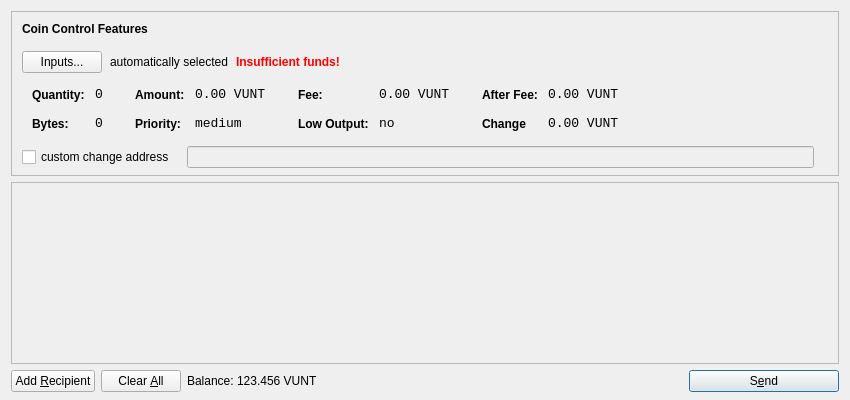
<?xml version="1.0" encoding="UTF-8"?>
<ui version="4.0">
 <class>SendCoinsDialog</class>
 <widget class="QDialog" name="SendCoinsDialog">
  <property name="geometry">
   <rect>
    <x>0</x>
    <y>0</y>
    <width>850</width>
    <height>400</height>
   </rect>
  </property>
  <property name="windowTitle">
   <string>Send Coins</string>
  </property>
  <layout class="QVBoxLayout" name="verticalLayout" stretch="0,1,0">
   <property name="bottomMargin">
    <number>8</number>
   </property>
   <item>
    <widget class="QFrame" name="frameCoinControl">
     <property name="sizePolicy">
      <sizepolicy hsizetype="Expanding" vsizetype="Expanding">
       <horstretch>0</horstretch>
       <verstretch>0</verstretch>
      </sizepolicy>
     </property>
     <property name="maximumSize">
      <size>
       <width>16777215</width>
       <height>16777215</height>
      </size>
     </property>
     <property name="frameShape">
      <enum>QFrame::StyledPanel</enum>
     </property>
     <property name="frameShadow">
      <enum>QFrame::Sunken</enum>
     </property>
     <layout class="QVBoxLayout" name="verticalLayoutCoinControl2">
      <property name="spacing">
       <number>-1</number>
      </property>
      <property name="leftMargin">
       <number>0</number>
      </property>
      <property name="topMargin">
       <number>0</number>
      </property>
      <property name="rightMargin">
       <number>0</number>
      </property>
      <property name="bottomMargin">
       <number>6</number>
      </property>
      <item>
       <layout class="QVBoxLayout" name="verticalLayoutCoinControl" stretch="0,0,0,0,1">
        <property name="spacing">
         <number>0</number>
        </property>
        <property name="leftMargin">
         <number>10</number>
        </property>
        <property name="topMargin">
         <number>10</number>
        </property>
        <item>
         <layout class="QHBoxLayout" name="horizontalLayoutCoinControl1">
          <property name="bottomMargin">
           <number>15</number>
          </property>
          <item>
           <widget class="QLabel" name="labelCoinControlFeatures">
            <property name="sizePolicy">
             <sizepolicy hsizetype="Preferred" vsizetype="Maximum">
              <horstretch>0</horstretch>
              <verstretch>0</verstretch>
             </sizepolicy>
            </property>
            <property name="font">
             <font>
              <weight>75</weight>
              <bold>true</bold>
             </font>
            </property>
            <property name="styleSheet">
             <string notr="true">font-weight:bold;</string>
            </property>
            <property name="text">
             <string>Coin Control Features</string>
            </property>
           </widget>
          </item>
         </layout>
        </item>
        <item>
         <layout class="QHBoxLayout" name="horizontalLayoutCoinControl2" stretch="0,0,0,0">
          <property name="spacing">
           <number>8</number>
          </property>
          <property name="bottomMargin">
           <number>10</number>
          </property>
          <item>
           <widget class="QPushButton" name="pushButtonCoinControl">
            <property name="styleSheet">
             <string notr="true"/>
            </property>
            <property name="text">
             <string>Inputs...</string>
            </property>
           </widget>
          </item>
          <item>
           <widget class="QLabel" name="labelCoinControlAutomaticallySelected">
            <property name="text">
             <string>automatically selected</string>
            </property>
            <property name="margin">
             <number>5</number>
            </property>
           </widget>
          </item>
          <item>
           <widget class="QLabel" name="labelCoinControlInsuffFunds">
            <property name="font">
             <font>
              <weight>75</weight>
              <bold>true</bold>
             </font>
            </property>
            <property name="styleSheet">
             <string notr="true">color:red;font-weight:bold;</string>
            </property>
            <property name="text">
             <string>Insufficient funds!</string>
            </property>
            <property name="margin">
             <number>5</number>
            </property>
           </widget>
          </item>
          <item>
           <spacer name="horizontalSpacerCoinControl">
            <property name="orientation">
             <enum>Qt::Horizontal</enum>
            </property>
            <property name="sizeHint" stdset="0">
             <size>
              <width>40</width>
              <height>1</height>
             </size>
            </property>
           </spacer>
          </item>
         </layout>
        </item>
        <item>
         <widget class="QWidget" name="widgetCoinControl" native="true">
          <property name="sizePolicy">
           <sizepolicy hsizetype="Preferred" vsizetype="Preferred">
            <horstretch>0</horstretch>
            <verstretch>0</verstretch>
           </sizepolicy>
          </property>
          <property name="minimumSize">
           <size>
            <width>0</width>
            <height>0</height>
           </size>
          </property>
          <property name="styleSheet">
           <string notr="true"/>
          </property>
          <layout class="QHBoxLayout" name="horizontalLayoutCoinControl5">
           <property name="margin">
            <number>0</number>
           </property>
           <item>
            <layout class="QHBoxLayout" name="horizontalLayoutCoinControl3" stretch="0,0,0,1">
             <property name="spacing">
              <number>20</number>
             </property>
             <property name="topMargin">
              <number>0</number>
             </property>
             <property name="bottomMargin">
              <number>10</number>
             </property>
             <item>
              <layout class="QFormLayout" name="formLayoutCoinControl1">
               <property name="horizontalSpacing">
                <number>10</number>
               </property>
               <property name="verticalSpacing">
                <number>14</number>
               </property>
               <property name="leftMargin">
                <number>10</number>
               </property>
               <property name="topMargin">
                <number>4</number>
               </property>
               <property name="rightMargin">
                <number>6</number>
               </property>
               <item row="0" column="0">
                <widget class="QLabel" name="labelCoinControlQuantityText">
                 <property name="styleSheet">
                  <string notr="true">font-weight:bold;</string>
                 </property>
                 <property name="text">
                  <string>Quantity:</string>
                 </property>
                 <property name="margin">
                  <number>0</number>
                 </property>
                </widget>
               </item>
               <item row="0" column="1">
                <widget class="QLabel" name="labelCoinControlQuantity">
                 <property name="font">
                  <font>
                   <family>Monospace</family>
                   <pointsize>10</pointsize>
                  </font>
                 </property>
                 <property name="cursor">
                  <cursorShape>IBeamCursor</cursorShape>
                 </property>
                 <property name="contextMenuPolicy">
                  <enum>Qt::ActionsContextMenu</enum>
                 </property>
                 <property name="text">
                  <string>0</string>
                 </property>
                 <property name="margin">
                  <number>0</number>
                 </property>
                 <property name="textInteractionFlags">
                  <set>Qt::LinksAccessibleByMouse|Qt::TextSelectableByKeyboard|Qt::TextSelectableByMouse</set>
                 </property>
                </widget>
               </item>
               <item row="1" column="0">
                <widget class="QLabel" name="labelCoinControlBytesText">
                 <property name="styleSheet">
                  <string notr="true">font-weight:bold;</string>
                 </property>
                 <property name="text">
                  <string>Bytes:</string>
                 </property>
                </widget>
               </item>
               <item row="1" column="1">
                <widget class="QLabel" name="labelCoinControlBytes">
                 <property name="font">
                  <font>
                   <family>Monospace</family>
                   <pointsize>10</pointsize>
                  </font>
                 </property>
                 <property name="cursor">
                  <cursorShape>IBeamCursor</cursorShape>
                 </property>
                 <property name="contextMenuPolicy">
                  <enum>Qt::ActionsContextMenu</enum>
                 </property>
                 <property name="text">
                  <string>0</string>
                 </property>
                 <property name="textInteractionFlags">
                  <set>Qt::LinksAccessibleByMouse|Qt::TextSelectableByKeyboard|Qt::TextSelectableByMouse</set>
                 </property>
                </widget>
               </item>
              </layout>
             </item>
             <item>
              <layout class="QFormLayout" name="formLayoutCoinControl2">
               <property name="horizontalSpacing">
                <number>10</number>
               </property>
               <property name="verticalSpacing">
                <number>14</number>
               </property>
               <property name="leftMargin">
                <number>6</number>
               </property>
               <property name="topMargin">
                <number>4</number>
               </property>
               <property name="rightMargin">
                <number>6</number>
               </property>
               <item row="0" column="0">
                <widget class="QLabel" name="labelCoinControlAmountText">
                 <property name="styleSheet">
                  <string notr="true">font-weight:bold;</string>
                 </property>
                 <property name="text">
                  <string>Amount:</string>
                 </property>
                 <property name="margin">
                  <number>0</number>
                 </property>
                </widget>
               </item>
               <item row="0" column="1">
                <widget class="QLabel" name="labelCoinControlAmount">
                 <property name="font">
                  <font>
                   <family>Monospace</family>
                   <pointsize>10</pointsize>
                  </font>
                 </property>
                 <property name="cursor">
                  <cursorShape>IBeamCursor</cursorShape>
                 </property>
                 <property name="contextMenuPolicy">
                  <enum>Qt::ActionsContextMenu</enum>
                 </property>
                 <property name="text">
                  <string notr="true">0.00 VUNT</string>
                 </property>
                 <property name="textInteractionFlags">
                  <set>Qt::LinksAccessibleByMouse|Qt::TextSelectableByKeyboard|Qt::TextSelectableByMouse</set>
                 </property>
                </widget>
               </item>
               <item row="1" column="0">
                <widget class="QLabel" name="labelCoinControlPriorityText">
                 <property name="styleSheet">
                  <string notr="true">font-weight:bold;</string>
                 </property>
                 <property name="text">
                  <string>Priority:</string>
                 </property>
                </widget>
               </item>
               <item row="1" column="1">
                <widget class="QLabel" name="labelCoinControlPriority">
                 <property name="font">
                  <font>
                   <family>Monospace</family>
                   <pointsize>10</pointsize>
                  </font>
                 </property>
                 <property name="cursor">
                  <cursorShape>IBeamCursor</cursorShape>
                 </property>
                 <property name="contextMenuPolicy">
                  <enum>Qt::ActionsContextMenu</enum>
                 </property>
                 <property name="text">
                  <string>medium</string>
                 </property>
                 <property name="textInteractionFlags">
                  <set>Qt::LinksAccessibleByMouse|Qt::TextSelectableByKeyboard|Qt::TextSelectableByMouse</set>
                 </property>
                </widget>
               </item>
              </layout>
             </item>
             <item>
              <layout class="QFormLayout" name="formLayoutCoinControl3">
               <property name="horizontalSpacing">
                <number>10</number>
               </property>
               <property name="verticalSpacing">
                <number>14</number>
               </property>
               <property name="leftMargin">
                <number>6</number>
               </property>
               <property name="topMargin">
                <number>4</number>
               </property>
               <property name="rightMargin">
                <number>6</number>
               </property>
               <item row="0" column="0">
                <widget class="QLabel" name="labelCoinControlFeeText">
                 <property name="styleSheet">
                  <string notr="true">font-weight:bold;</string>
                 </property>
                 <property name="text">
                  <string>Fee:</string>
                 </property>
                 <property name="margin">
                  <number>0</number>
                 </property>
                </widget>
               </item>
               <item row="0" column="1">
                <widget class="QLabel" name="labelCoinControlFee">
                 <property name="font">
                  <font>
                   <family>Monospace</family>
                   <pointsize>10</pointsize>
                  </font>
                 </property>
                 <property name="cursor">
                  <cursorShape>IBeamCursor</cursorShape>
                 </property>
                 <property name="contextMenuPolicy">
                  <enum>Qt::ActionsContextMenu</enum>
                 </property>
                 <property name="text">
                  <string notr="true">0.00 VUNT</string>
                 </property>
                 <property name="textInteractionFlags">
                  <set>Qt::LinksAccessibleByMouse|Qt::TextSelectableByKeyboard|Qt::TextSelectableByMouse</set>
                 </property>
                </widget>
               </item>
               <item row="1" column="0">
                <widget class="QLabel" name="labelCoinControlLowOutputText">
                 <property name="styleSheet">
                  <string notr="true">font-weight:bold;</string>
                 </property>
                 <property name="text">
                  <string>Low Output:</string>
                 </property>
                </widget>
               </item>
               <item row="1" column="1">
                <widget class="QLabel" name="labelCoinControlLowOutput">
                 <property name="font">
                  <font>
                   <family>Monospace</family>
                   <pointsize>10</pointsize>
                  </font>
                 </property>
                 <property name="cursor">
                  <cursorShape>IBeamCursor</cursorShape>
                 </property>
                 <property name="contextMenuPolicy">
                  <enum>Qt::ActionsContextMenu</enum>
                 </property>
                 <property name="text">
                  <string>no</string>
                 </property>
                 <property name="textInteractionFlags">
                  <set>Qt::LinksAccessibleByMouse|Qt::TextSelectableByKeyboard|Qt::TextSelectableByMouse</set>
                 </property>
                </widget>
               </item>
              </layout>
             </item>
             <item>
              <layout class="QFormLayout" name="formLayoutCoinControl4">
               <property name="horizontalSpacing">
                <number>10</number>
               </property>
               <property name="verticalSpacing">
                <number>14</number>
               </property>
               <property name="leftMargin">
                <number>6</number>
               </property>
               <property name="topMargin">
                <number>4</number>
               </property>
               <property name="rightMargin">
                <number>6</number>
               </property>
               <item row="0" column="0">
                <widget class="QLabel" name="labelCoinControlAfterFeeText">
                 <property name="styleSheet">
                  <string notr="true">font-weight:bold;</string>
                 </property>
                 <property name="text">
                  <string>After Fee:</string>
                 </property>
                 <property name="margin">
                  <number>0</number>
                 </property>
                </widget>
               </item>
               <item row="0" column="1">
                <widget class="QLabel" name="labelCoinControlAfterFee">
                 <property name="font">
                  <font>
                   <family>Monospace</family>
                   <pointsize>10</pointsize>
                  </font>
                 </property>
                 <property name="cursor">
                  <cursorShape>IBeamCursor</cursorShape>
                 </property>
                 <property name="contextMenuPolicy">
                  <enum>Qt::ActionsContextMenu</enum>
                 </property>
                 <property name="text">
                  <string notr="true">0.00 VUNT</string>
                 </property>
                 <property name="textInteractionFlags">
                  <set>Qt::LinksAccessibleByMouse|Qt::TextSelectableByKeyboard|Qt::TextSelectableByMouse</set>
                 </property>
                </widget>
               </item>
               <item row="1" column="0">
                <widget class="QLabel" name="labelCoinControlChangeText">
                 <property name="styleSheet">
                  <string notr="true">font-weight:bold;</string>
                 </property>
                 <property name="text">
                  <string>Change</string>
                 </property>
                </widget>
               </item>
               <item row="1" column="1">
                <widget class="QLabel" name="labelCoinControlChange">
                 <property name="font">
                  <font>
                   <family>Monospace</family>
                   <pointsize>10</pointsize>
                  </font>
                 </property>
                 <property name="cursor">
                  <cursorShape>IBeamCursor</cursorShape>
                 </property>
                 <property name="contextMenuPolicy">
                  <enum>Qt::ActionsContextMenu</enum>
                 </property>
                 <property name="text">
                  <string notr="true">0.00 VUNT</string>
                 </property>
                 <property name="textInteractionFlags">
                  <set>Qt::LinksAccessibleByMouse|Qt::TextSelectableByKeyboard|Qt::TextSelectableByMouse</set>
                 </property>
                </widget>
               </item>
              </layout>
             </item>
            </layout>
           </item>
          </layout>
         </widget>
        </item>
        <item>
         <layout class="QHBoxLayout" name="horizontalLayoutCoinControl4" stretch="0,0,0">
          <property name="spacing">
           <number>12</number>
          </property>
          <property name="sizeConstraint">
           <enum>QLayout::SetDefaultConstraint</enum>
          </property>
          <property name="topMargin">
           <number>5</number>
          </property>
          <property name="rightMargin">
           <number>5</number>
          </property>
          <item>
           <widget class="QCheckBox" name="checkBoxCoinControlChange">
            <property name="text">
             <string>custom change address</string>
            </property>
           </widget>
          </item>
          <item>
           <widget class="QLineEdit" name="lineEditCoinControlChange">
            <property name="enabled">
             <bool>false</bool>
            </property>
            <property name="sizePolicy">
             <sizepolicy hsizetype="Expanding" vsizetype="Fixed">
              <horstretch>0</horstretch>
              <verstretch>0</verstretch>
             </sizepolicy>
            </property>
           </widget>
          </item>
          <item>
           <widget class="QLabel" name="labelCoinControlChangeLabel">
            <property name="sizePolicy">
             <sizepolicy hsizetype="Preferred" vsizetype="Expanding">
              <horstretch>0</horstretch>
              <verstretch>0</verstretch>
             </sizepolicy>
            </property>
            <property name="minimumSize">
             <size>
              <width>0</width>
              <height>0</height>
             </size>
            </property>
            <property name="text">
             <string/>
            </property>
            <property name="margin">
             <number>3</number>
            </property>
           </widget>
          </item>
         </layout>
        </item>
        <item>
         <spacer name="verticalSpacerCoinControl">
          <property name="orientation">
           <enum>Qt::Vertical</enum>
          </property>
          <property name="sizeHint" stdset="0">
           <size>
            <width>800</width>
            <height>1</height>
           </size>
          </property>
         </spacer>
        </item>
       </layout>
      </item>
     </layout>
    </widget>
   </item>
   <item>
    <widget class="QScrollArea" name="scrollArea">
     <property name="widgetResizable">
      <bool>true</bool>
     </property>
     <widget class="QWidget" name="scrollAreaWidgetContents">
      <property name="geometry">
       <rect>
        <x>0</x>
        <y>0</y>
        <width>830</width>
        <height>165</height>
       </rect>
      </property>
      <layout class="QVBoxLayout" name="verticalLayout_2">
       <property name="margin">
        <number>0</number>
       </property>
       <item>
        <layout class="QVBoxLayout" name="entries">
         <property name="spacing">
          <number>6</number>
         </property>
        </layout>
       </item>
       <item>
        <spacer name="verticalSpacer">
         <property name="orientation">
          <enum>Qt::Vertical</enum>
         </property>
         <property name="sizeHint" stdset="0">
          <size>
           <width>20</width>
           <height>40</height>
          </size>
         </property>
        </spacer>
       </item>
      </layout>
     </widget>
    </widget>
   </item>
   <item>
    <layout class="QHBoxLayout" name="horizontalLayout">
     <item>
      <widget class="QPushButton" name="addButton">
       <property name="toolTip">
        <string>Send to multiple recipients at once</string>
       </property>
       <property name="text">
        <string>Add &amp;Recipient</string>
       </property>
       <property name="autoDefault">
        <bool>false</bool>
       </property>
      </widget>
     </item>
     <item>
      <widget class="QPushButton" name="clearButton">
       <property name="sizePolicy">
        <sizepolicy hsizetype="Minimum" vsizetype="Fixed">
         <horstretch>0</horstretch>
         <verstretch>0</verstretch>
        </sizepolicy>
       </property>
       <property name="toolTip">
        <string>Remove all transaction fields</string>
       </property>
       <property name="text">
        <string>Clear &amp;All</string>
       </property>
       <property name="autoRepeatDelay">
        <number>300</number>
       </property>
       <property name="autoDefault">
        <bool>false</bool>
       </property>
      </widget>
     </item>
     <item>
      <layout class="QHBoxLayout" name="horizontalLayout_2">
       <property name="spacing">
        <number>3</number>
       </property>
       <item>
        <widget class="QLabel" name="label">
         <property name="sizePolicy">
          <sizepolicy hsizetype="Preferred" vsizetype="Fixed">
           <horstretch>0</horstretch>
           <verstretch>0</verstretch>
          </sizepolicy>
         </property>
         <property name="text">
          <string>Balance:</string>
         </property>
        </widget>
       </item>
       <item>
        <widget class="QLabel" name="labelBalance">
         <property name="sizePolicy">
          <sizepolicy hsizetype="Preferred" vsizetype="Fixed">
           <horstretch>0</horstretch>
           <verstretch>0</verstretch>
          </sizepolicy>
         </property>
         <property name="cursor">
          <cursorShape>IBeamCursor</cursorShape>
         </property>
         <property name="text">
          <string notr="true">123.456 VUNT</string>
         </property>
         <property name="textInteractionFlags">
          <set>Qt::LinksAccessibleByMouse|Qt::TextSelectableByKeyboard|Qt::TextSelectableByMouse</set>
         </property>
        </widget>
       </item>
      </layout>
     </item>
     <item>
      <spacer name="horizontalSpacer">
       <property name="orientation">
        <enum>Qt::Horizontal</enum>
       </property>
       <property name="sizeHint" stdset="0">
        <size>
         <width>40</width>
         <height>20</height>
        </size>
       </property>
      </spacer>
     </item>
     <item>
      <widget class="QPushButton" name="sendButton">
       <property name="minimumSize">
        <size>
         <width>150</width>
         <height>0</height>
        </size>
       </property>
       <property name="toolTip">
        <string>Confirm the send action</string>
       </property>
       <property name="text">
        <string>S&amp;end</string>
       </property>
       <property name="icon">
        <iconset resource="../bitcoin.qrc">
         <normaloff>:/icons/send</normaloff>:/icons/send</iconset>
       </property>
       <property name="default">
        <bool>true</bool>
       </property>
      </widget>
     </item>
    </layout>
   </item>
  </layout>
 </widget>
 <resources>
  <include location="../bitcoin.qrc"/>
 </resources>
 <connections/>
</ui>
